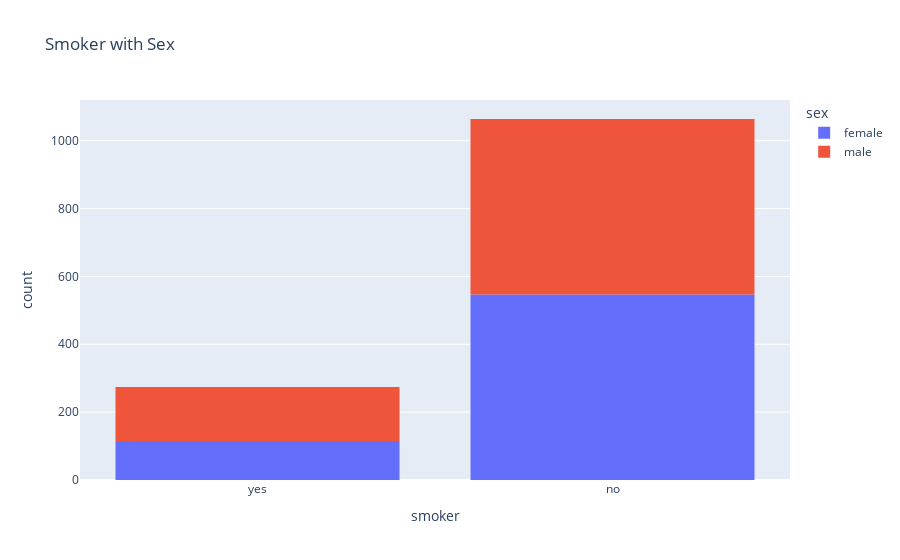

The notebook cell this image was saved under:
### Code cell
px.histogram(medical_df,
            x='smoker',
            color='sex',
            title='Smoker with Sex')

### Figure 1 — Plotly figure (JSON) as saved in the notebook; plotly's stock layout.template omitted (floating-point values rounded to 4 significant figures; data arrays with more than 128 entries replaced by an {"elided": "..."} marker saying what was removed)
{"data": [{"bingroup": "x", "hovertemplate": "sex=female<br>smoker=%{x}<br>count=%{y}<extra></extra>", "legendgroup": "female", "marker": {"color": "#636efa", "pattern": {"shape": ""}}, "name": "female", "orientation": "v", "showlegend": true, "type": "histogram", "x": {"elided": "662 str values"}, "xaxis": "x", "yaxis": "y"}, {"bingroup": "x", "hovertemplate": "sex=male<br>smoker=%{x}<br>count=%{y}<extra></extra>", "legendgroup": "male", "marker": {"color": "#EF553B", "pattern": {"shape": ""}}, "name": "male", "orientation": "v", "showlegend": true, "type": "histogram", "x": {"elided": "676 str values"}, "xaxis": "x", "yaxis": "y"}], "layout": {"barmode": "relative", "legend": {"title": {"text": "sex"}, "tracegroupgap": 0}, "title": {"text": "Smoker with Sex"}, "xaxis": {"anchor": "y", "domain": [0, 1], "title": {"text": "smoker"}}, "yaxis": {"anchor": "x", "domain": [0, 1], "title": {"text": "count"}}}}
